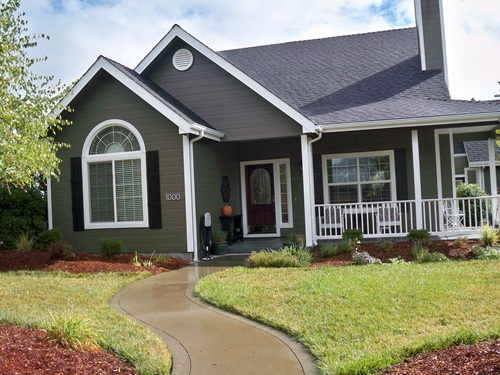
#> input picture house.jpg, 500 x 375 px
$ python edge.py
#> lines starting #> are read from the running program, lines starting #| are printed output that depends on the picture

#Experiment 4: Edge Detection
#Design and implement a Python program using OpenCV to perform edge detection based on the
#Canny algorithm.


import cv2
import numpy as np
image = cv2.imread('house.jpg')
#> image is the input picture: shape (375, 500, 3); mean B, G, R 113, 130.8, 132.1
image= cv2.cvtColor(image, cv2.COLOR_BGR2GRAY)
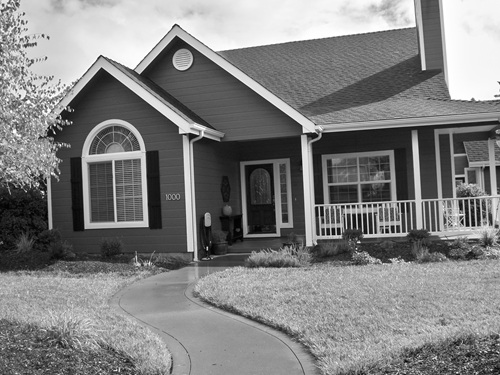
#> image: shape (375, 500); min 0, max 255, mean 129.2
# performing the edge detetcion
gradients_sobelx = cv2.Sobel(image, -1, 1, 0)
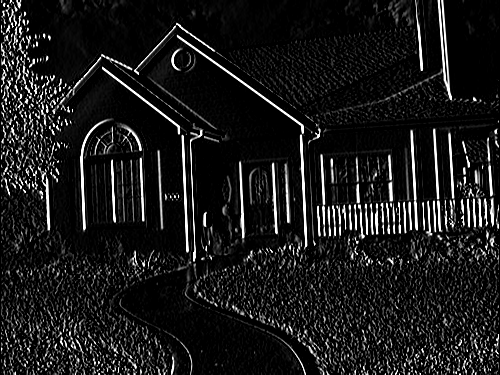
#> gradients_sobelx: shape (375, 500); min 0, max 255, mean 25.7
gradients_sobely = cv2.Sobel(image, -1, 0, 1)
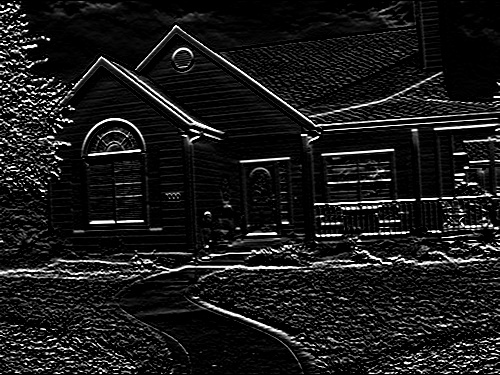
#> gradients_sobely: shape (375, 500); min 0, max 255, mean 25.9
gradients_sobelxy = cv2.addWeighted(gradients_sobelx, 0.5, gradients_sobely, 0.5, 0)
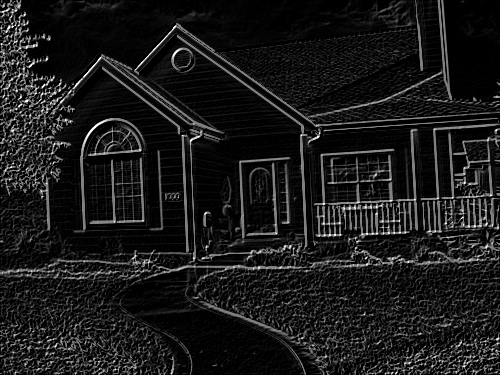
#> gradients_sobelxy: shape (375, 500); min 0, max 255, mean 25.8
gradients_laplacian = cv2.Laplacian(image, -1)
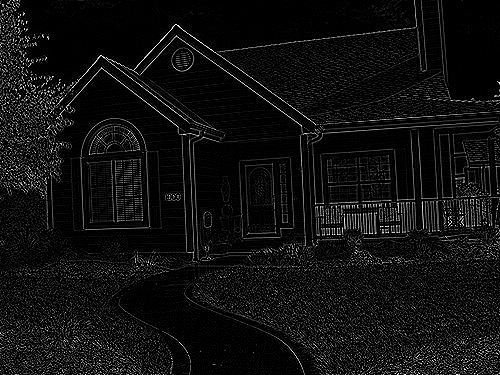
#> gradients_laplacian: shape (375, 500); min 0, max 255, mean 16.5
canny_output = cv2.Canny(image, 80, 150)
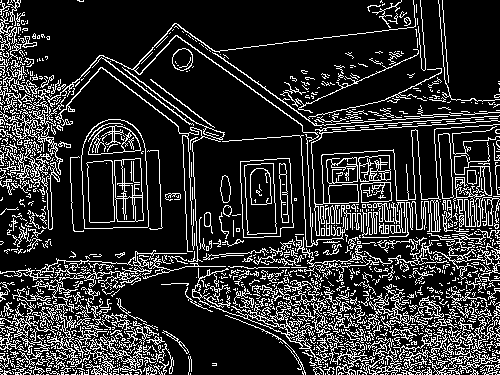
#> canny_output: shape (375, 500); 18.3% white in thin lines or dots
# Displaying the Original images, sobel x,sobel y,sobel xy, laplacian and canny edge detected images
cv2.imshow("Original Image", image)
cv2.imshow('Sobel x', gradients_sobelx)
cv2.imshow('Sobel y', gradients_sobely)
cv2.imshow('Sobel X+y', gradients_sobelxy)
cv2.imshow('laplacian', gradients_laplacian)
cv2.imshow('Canny', canny_output)
cv2.waitKey()
